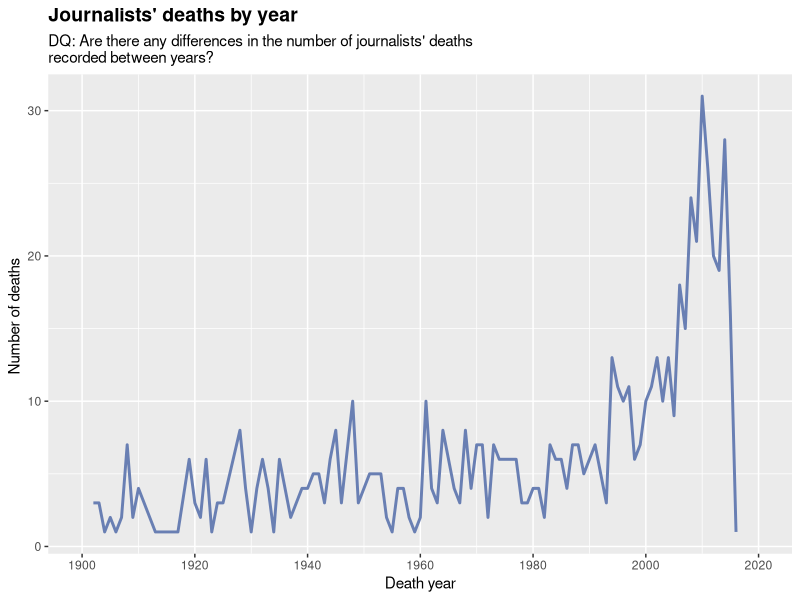

Here is the R script that generated this plot:
library(tidyverse)
library(ggplot2)

# 1) Read CSV file
journalists_raw <- read_csv("journalists.csv", show_col_types = FALSE)|>
  select(`ontology/deathYear`, `ontology/deathPlace_label`)

# PLOT 1: Deaths per year

# 3) Make a summary table: count by year
deaths_by_year <- journalists_raw |>
  filter(`ontology/deathYear` == `ontology/deathYear`) |>
  group_by(`ontology/deathYear`) |>
  summarise(n = n()) |>
  filter(`ontology/deathYear`>1900 & nchar(`ontology/deathYear`) == 4)|>
  arrange(`ontology/deathYear`)|>
  mutate(`ontology/deathYear` = as.numeric(`ontology/deathYear`))

# 4) Line plot of the count by year
count_per_year_plot <- ggplot(data = deaths_by_year) +
  aes(x = `ontology/deathYear`, y = n, group = 1)+
  labs(x = "Death year", y = "Number of deaths ", title = "Journalists' deaths by year ", subtitle = "DQ: Are there any differences in the number of journalists' deaths \nrecorded between years?")+
  theme(plot.title = element_text(face = "bold", size = 14))+
  scale_x_continuous(limits = c(1900, 2020), breaks = c(1900, 1920, 1940, 1960, 1980, 2000, 2020))+
  geom_line(color="#697fb3ff", size=1)

ggsave('count_per_year_plot.png', plot = count_per_year_plot)